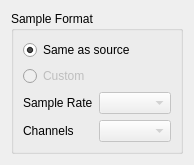
<?xml version="1.0" encoding="UTF-8"?>
<ui version="4.0">
 <class>FlacPanel</class>
 <widget class="QWidget" name="FlacPanel">
  <property name="geometry">
   <rect>
    <x>0</x>
    <y>0</y>
    <width>175</width>
    <height>145</height>
   </rect>
  </property>
  <property name="windowTitle">
   <string>Form</string>
  </property>
  <layout class="QGridLayout" name="gridLayout">
   <item row="0" column="0">
    <widget class="QGroupBox" name="groupBox">
     <property name="title">
      <string>Sample Format</string>
     </property>
     <layout class="QVBoxLayout" name="verticalLayout">
      <item>
       <widget class="QRadioButton" name="radioButton">
        <property name="text">
         <string>Same as source</string>
        </property>
        <property name="checked">
         <bool>true</bool>
        </property>
       </widget>
      </item>
      <item>
       <widget class="QRadioButton" name="custom">
        <property name="enabled">
         <bool>false</bool>
        </property>
        <property name="text">
         <string>Custom</string>
        </property>
       </widget>
      </item>
      <item>
       <layout class="QGridLayout" name="gridLayout_2">
        <item row="0" column="0">
         <widget class="QLabel" name="label">
          <property name="text">
           <string>Sample Rate</string>
          </property>
         </widget>
        </item>
        <item row="0" column="1">
         <widget class="QComboBox" name="sampleRate">
          <property name="enabled">
           <bool>false</bool>
          </property>
         </widget>
        </item>
        <item row="1" column="0">
         <widget class="QLabel" name="label_2">
          <property name="text">
           <string>Channels</string>
          </property>
         </widget>
        </item>
        <item row="1" column="1">
         <widget class="QComboBox" name="channels">
          <property name="enabled">
           <bool>false</bool>
          </property>
         </widget>
        </item>
       </layout>
      </item>
     </layout>
    </widget>
   </item>
  </layout>
 </widget>
 <resources/>
 <connections>
  <connection>
   <sender>custom</sender>
   <signal>toggled(bool)</signal>
   <receiver>sampleRate</receiver>
   <slot>setEnabled(bool)</slot>
   <hints>
    <hint type="sourcelabel">
     <x>70</x>
     <y>65</y>
    </hint>
    <hint type="destinationlabel">
     <x>281</x>
     <y>142</y>
    </hint>
   </hints>
  </connection>
  <connection>
   <sender>custom</sender>
   <signal>toggled(bool)</signal>
   <receiver>channels</receiver>
   <slot>setEnabled(bool)</slot>
   <hints>
    <hint type="sourcelabel">
     <x>227</x>
     <y>62</y>
    </hint>
    <hint type="destinationlabel">
     <x>277</x>
     <y>219</y>
    </hint>
   </hints>
  </connection>
 </connections>
</ui>
